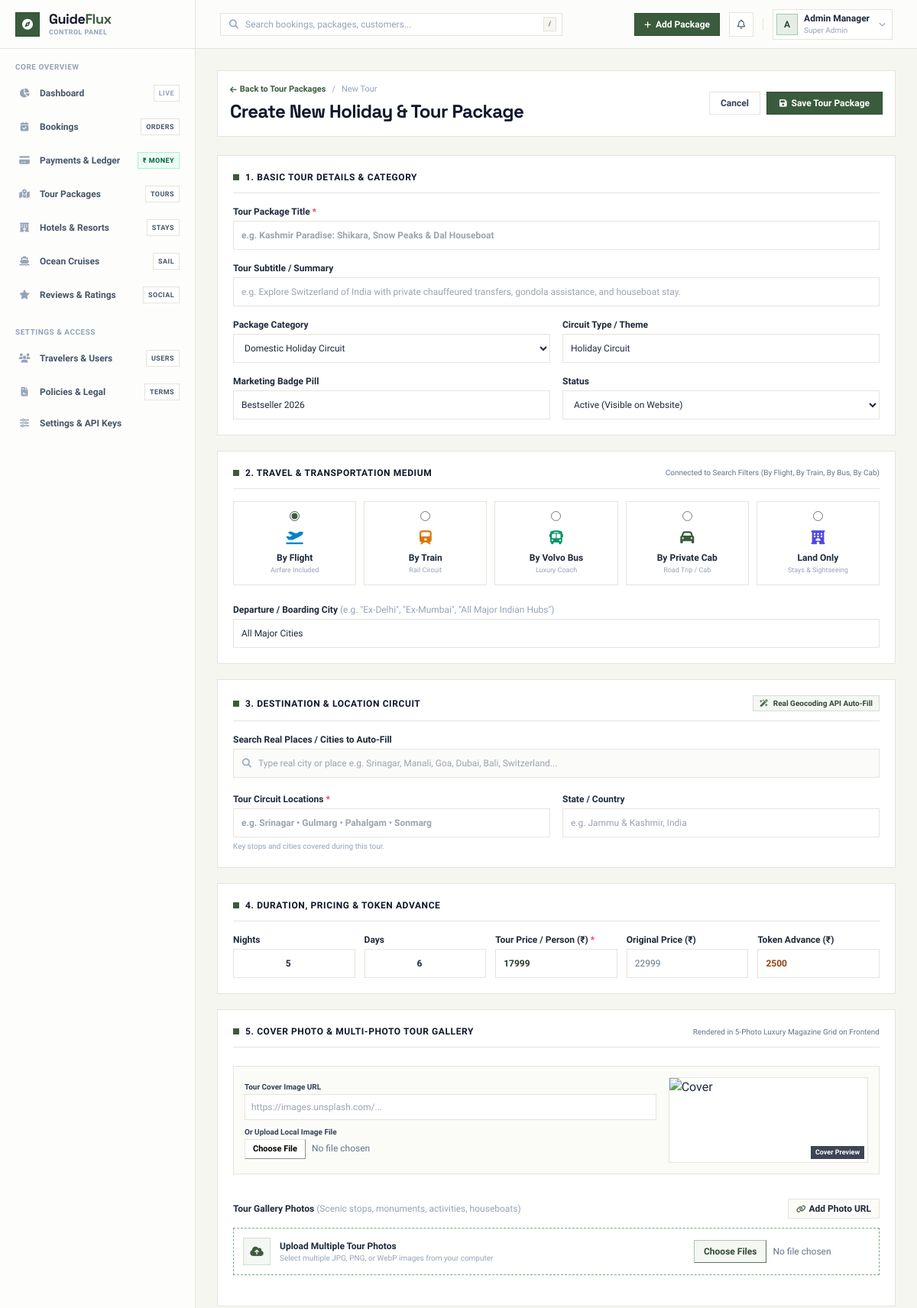
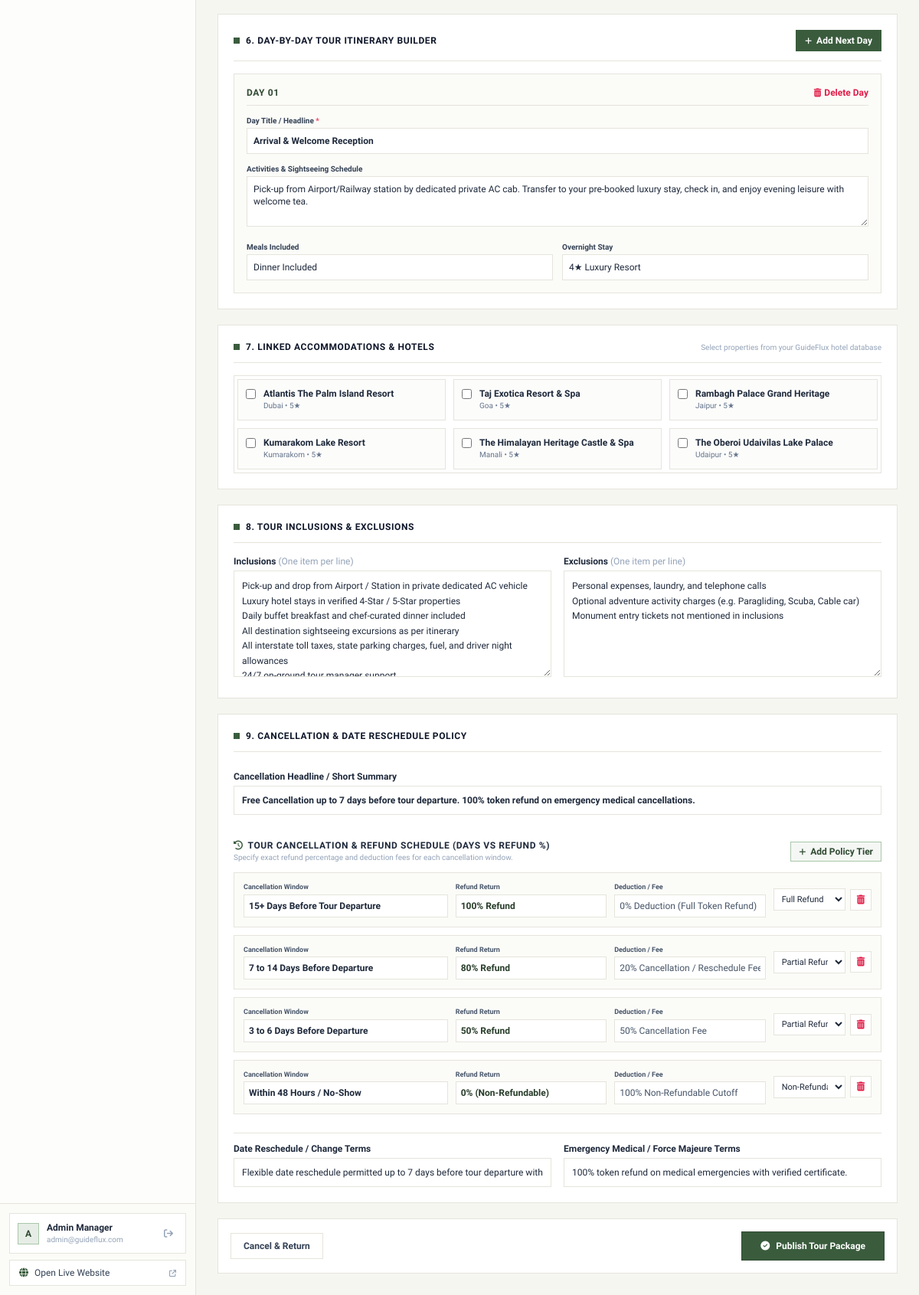
Page /admin/package-edit.php (signed in) on the committed database (2 pictures, top to bottom).
### tables this page shows
CREATE TABLE `hotels` (
  `id` int(11) NOT NULL AUTO_INCREMENT,
  `name` varchar(255) NOT NULL,
  `slug` varchar(255) NOT NULL,
  `star_rating` tinyint(4) DEFAULT 4,
  `property_type` varchar(100) DEFAULT 'Luxury Resort',
  `city` varchar(100) NOT NULL,
  `state` varchar(100) DEFAULT NULL,
  `country` varchar(100) DEFAULT 'India',
  `address` text NOT NULL,
  `latitude` decimal(10,8) DEFAULT NULL,
  `longitude` decimal(11,8) DEFAULT NULL,
  `featured_image` varchar(255) DEFAULT NULL,
  `starting_price` decimal(10,2) NOT NULL,
  `original_price` decimal(10,2) DEFAULT NULL,
  `discount_percent` int(11) DEFAULT 0,
  `amenities` text DEFAULT NULL,
  `description` text DEFAULT NULL,
  `policies` text DEFAULT NULL,
  `checkin_time` varchar(20) DEFAULT '02:00 PM',
  `checkout_time` varchar(20) DEFAULT '11:00 AM',
  `badge` varchar(50) DEFAULT 'Popular',
  `status` enum('active','draft') DEFAULT 'active',
  `created_at` timestamp NULL DEFAULT current_timestamp(),
  `updated_at` timestamp NULL DEFAULT current_timestamp() ON UPDATE current_timestamp(),
  PRIMARY KEY (`id`),
  UNIQUE KEY `slug` (`slug`)
);

### admin/package-edit.php (the view, shortened to what the rows shown need)
<?php
$pdo = getDBConnection();
$pkgId = isset($_GET['id']) && (int)$_GET['id'] > 0 ? (int)$_GET['id'] : null;
$isEdit = !empty($pkgId);
$selectedHotelIds = [];
$availableHotels = [];
if ($pdo) {
    try {
        $availableHotels = $pdo->query("SELECT id, name, city, star_rating, starting_price FROM `hotels` WHERE `status` = 'active' ORDER BY city ASC, name ASC")->fetchAll();
    } catch (Exception $e) {
        $availableHotels = [];
    }
}
include 'components/head.php';
?>
<div class="min-h-screen flex bg-cream-100/70 antialiased selection:bg-sage-600 selection:text-white">
    <div class="flex-1 lg:pl-64 xl:pl-68 flex flex-col min-w-0 transition-all">
        <main class="flex-1 p-4 sm:p-6 lg:p-7 w-full max-w-5xl space-y-6">
            <div class="flex flex-col sm:flex-row sm:items-center justify-between gap-3 bg-white border border-[#e5e4dc] p-4">
                <div class="space-y-1">
                    <h1 class="text-xl sm:text-2xl font-bold font-space text-slate-900 tracking-tight">
                        <?php echo $isEdit ? 'Edit Tour Package &amp; Itinerary' : 'Create New Holiday &amp; Tour Package'; ?>
                    </h1>
                </div>
            </div>
            <form id="packageForm" method="POST" action="package-edit.php<?php echo $isEdit ? '?id=' . $pkgId : ''; ?>" enctype="multipart/form-data" class="space-y-5">
                <div class="bg-white border border-[#e5e4dc] p-5 space-y-4">
                    <div class="flex items-center gap-2 pb-3 border-b border-[#e5e4dc]">
                        <h2 class="text-xs font-bold text-slate-900 uppercase tracking-wider">1. Basic Tour Details &amp; Category</h2>
                    </div>
                </div>
                <div class="bg-white border border-[#e5e4dc] p-5 space-y-4">
                    <div class="flex items-center justify-between pb-3 border-b border-[#e5e4dc]">
                        <div class="flex items-center gap-2">
                            <h2 class="text-xs font-bold text-slate-900 uppercase tracking-wider">2. Travel &amp; Transportation Medium</h2>
                        </div>
                    </div>
                </div>
                <div class="bg-white border border-[#e5e4dc] p-5 space-y-4">
                    <div class="flex items-center justify-between pb-3 border-b border-[#e5e4dc]">
                        <div class="flex items-center gap-2">
                            <h2 class="text-xs font-bold text-slate-900 uppercase tracking-wider">3. Destination &amp; Location Circuit</h2>
                        </div>
                    </div>
                </div>
                <div class="bg-white border border-[#e5e4dc] p-5 space-y-4">
                    <div class="flex items-center gap-2 pb-3 border-b border-[#e5e4dc]">
                        <h2 class="text-xs font-bold text-slate-900 uppercase tracking-wider">4. Duration, Pricing &amp; Token Advance</h2>
                    </div>
                </div>
                <div class="bg-white border border-[#e5e4dc] p-5 space-y-6">
                    <div class="flex items-center justify-between pb-3 border-b border-[#e5e4dc]">
                        <div class="flex items-center gap-2">
                            <h2 class="text-xs font-bold text-slate-900 uppercase tracking-wider">5. Cover Photo &amp; Multi-Photo Tour Gallery</h2>
                        </div>
                    </div>
                </div>
                <div class="bg-white border border-[#e5e4dc] p-5 space-y-4">
                    <div class="flex items-center justify-between pb-3 border-b border-[#e5e4dc]">
                        <div class="flex items-center gap-2">
                            <h2 class="text-xs font-bold text-slate-900 uppercase tracking-wider">6. Day-by-Day Tour Itinerary Builder</h2>
                        </div>
                    </div>
                </div>
                <div class="bg-white border border-[#e5e4dc] p-5 space-y-4">
                    <div class="flex items-center justify-between pb-3 border-b border-[#e5e4dc]">
                        <div class="flex items-center gap-2">
                            <h2 class="text-xs font-bold text-slate-900 uppercase tracking-wider">7. Linked Accommodations &amp; Hotels</h2>
                        </div>
                    </div>
                    <div class="grid grid-cols-1 sm:grid-cols-2 md:grid-cols-3 gap-2.5 max-h-64 overflow-y-auto p-1 border border-[#e5e4dc]">
                        <?php if (!empty($availableHotels)): ?>
                            <?php foreach ($availableHotels as $ht): ?>
                                <?php $isLinked = in_array($ht['id'], $selectedHotelIds); ?>
                                <label class="flex items-start gap-2.5 p-2.5 bg-cream-50/60 border border-[#e5e4dc] hover:bg-cream-100 cursor-pointer select-none transition-colors">
                                    <input type="checkbox" name="hotel_ids[]" value="<?php echo $ht['id']; ?>" <?php echo $isLinked ? 'checked' : ''; ?> class="mt-0.5 accent-sage-700">
                                    <div class="text-xs min-w-0">
                                        <div class="font-bold text-slate-800 truncate"><?php echo htmlspecialchars($ht['name']); ?></div>
                                        <div class="text-[10px] text-slate-500"><?php echo htmlspecialchars($ht['city']); ?> • <?php echo $ht['star_rating']; ?>★</div>
                                    </div>
                                </label>
                            <?php endforeach; ?>
                        <?php else: ?>
                            <div class="col-span-3 text-center text-xs text-slate-400 p-4">No active hotels in database. You can add hotels under Hotel Management.</div>
                        <?php endif; ?>
                    </div>
                </div>
                <div class="bg-white border border-[#e5e4dc] p-5 space-y-4">
                    <div class="flex items-center gap-2 pb-3 border-b border-[#e5e4dc]">
                        <h2 class="text-xs font-bold text-slate-900 uppercase tracking-wider">8. Tour Inclusions &amp; Exclusions</h2>
                    </div>
                </div>
                <div class="bg-white border border-[#e5e4dc] p-5 space-y-6">
                    <div class="flex items-center justify-between pb-3 border-b border-[#e5e4dc]">
                        <div class="flex items-center gap-2">
                            <h2 class="text-xs font-bold text-slate-900 uppercase tracking-wider">9. Cancellation &amp; Date Reschedule Policy</h2>
                        </div>
                    </div>
                </div>
            </form>
        </main>
    </div>
</div>
<?php include 'components/footer.php'; ?>

### rows in the picture
hotels: name "Atlantis The Palm Island Resort", city "Dubai", star_rating "5"
hotels: name "Taj Exotica Resort & Spa", city "Goa", star_rating "5"
hotels: name "Rambagh Palace Grand Heritage", city "Jaipur", star_rating "5"
hotels: name "Kumarakom Lake Resort", city "Kumarakom", star_rating "5"
hotels: name "The Himalayan Heritage Castle & Spa", city "Manali", star_rating "5"
hotels: name "The Oberoi Udaivilas Lake Palace", city "Udaipur", star_rating "5"

### other values in the picture
substr($_SESSION['admin_name'] ?? 'A', 0, 1) "A"
$_SESSION['admin_name'] "Admin Manager"
$_SESSION['admin_email'] "admin@guideflux.com"
